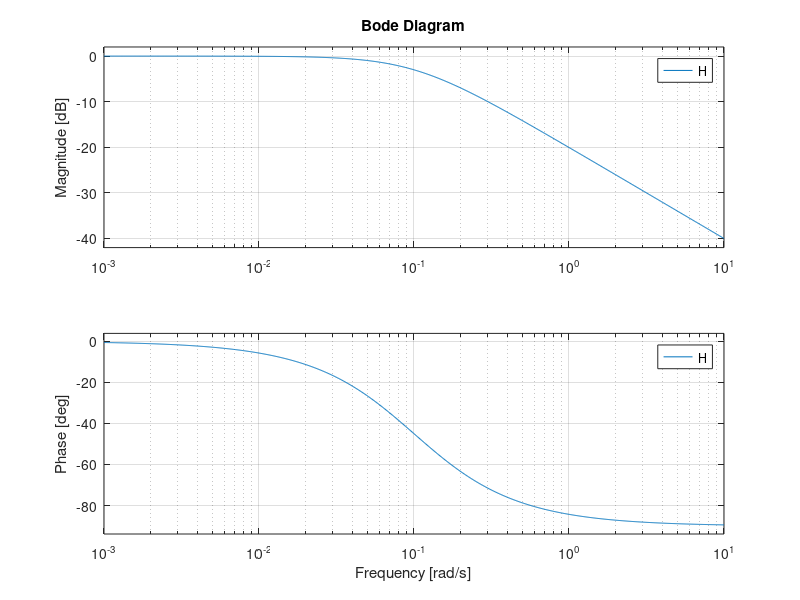

Write MATLAB code to recreate this figure.
% Circuit Parameters
R = 5; % Resistance in ohms
C = 2; % Capacitance in Farads

% Transfer Function Coefficients
num = [1]; % Numerator Coefficients
den = [R*C 1]; % Denominator Coefficients = [10 1]

% Create Transfer Function
H = tf(num, den);

% Generate Bode Plot and get data
[mag, phase, w] = bode(H);
mag = squeeze(mag);
phase = squeeze(phase);
w = squeeze(w);
mag_dB = 20*log10(mag);

% Calculate corner frequency and -3 dB point
wc = 1/(R*C);                      % Corner frequency
mag_wc_dB = 20*log10(1/sqrt(2));   % -3 dB magnitude

fprintf('   Decline begins at %.4f rad/s with magnitude %.4f dB\n\n', wc, mag_wc_dB);

fprintf('   Frequency: %.4f rad/s\n', wc);
fprintf('   Magnitude: %.4f dB\n\n', mag_wc_dB);

fprintf('   This is a low-pass filter because the magnitude starts at 0 dB and declines.\n\n');

fprintf("         F (rad/s)   |   Mag (dB)     |    Phase (degrees)\n");
for i = 1:length(w)
    fprintf('   %12.4f      | %9.4f      |    %9.4f\n', w(i), mag_dB(i), phase(i));
end

% Generate Bode Plot
bode(H);
grid on;

% Display transfer function
disp(H);
